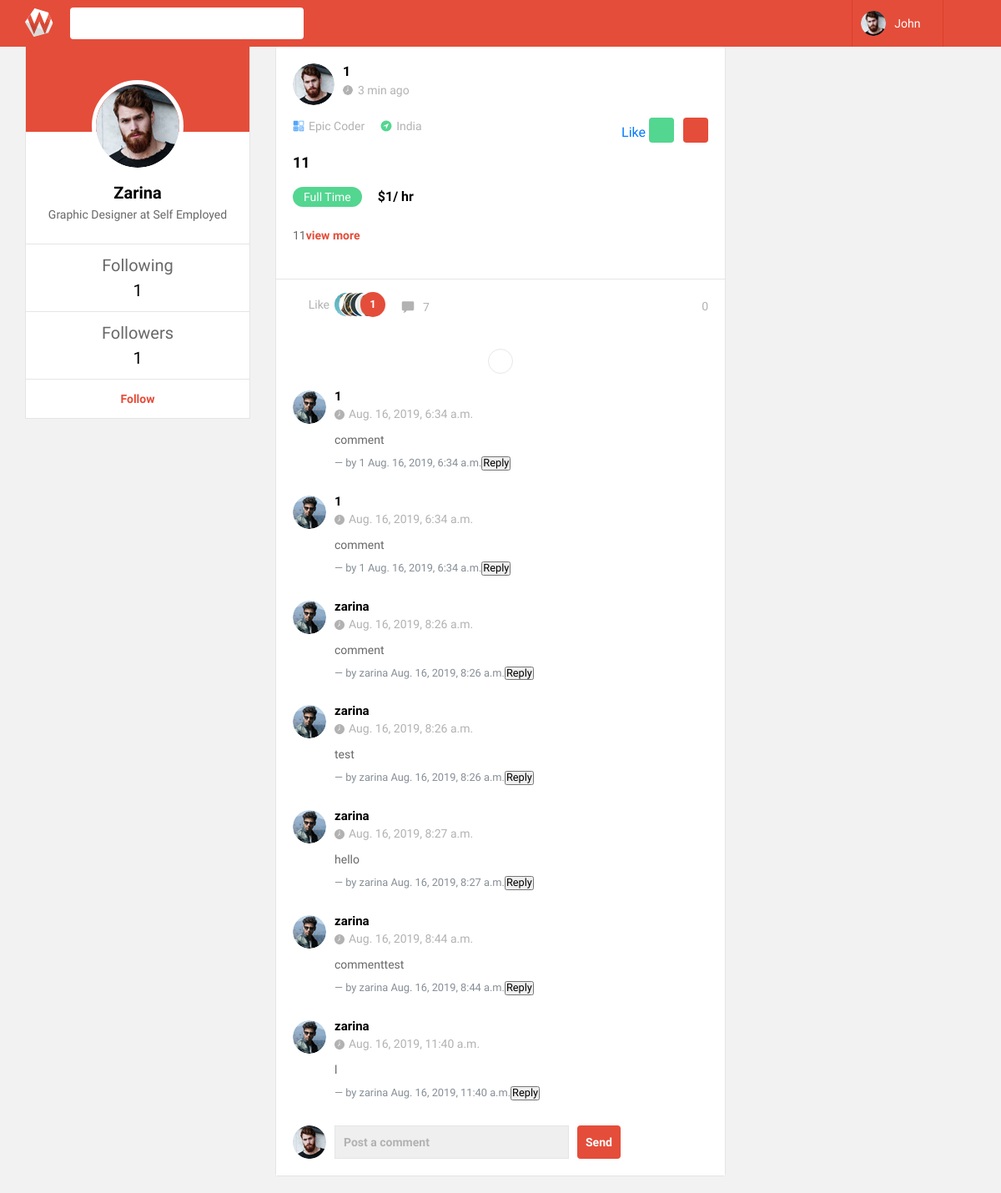
The page /user/detail/2 (signed in) on the database as committed earlier.
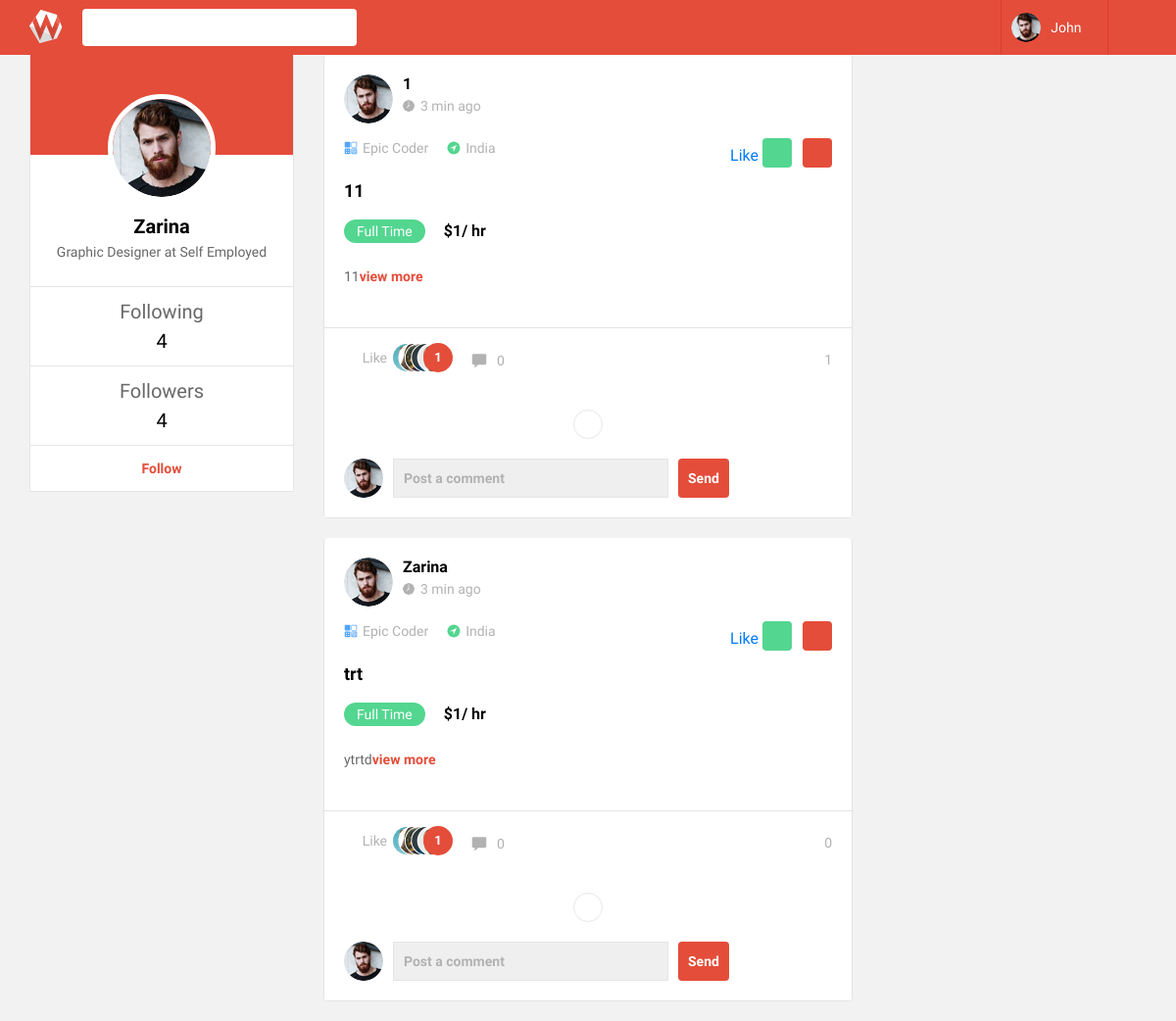
The same page on the database as committed later.
### user/models.py (models this page shows)
class Profile(models.Model):
    user = models.OneToOneField(User, on_delete=models.CASCADE)
    following = models.ManyToManyField(User, related_name='following', null=True, blank=True)
    followers = models.ManyToManyField(User, related_name='followers', null=True, blank=True)
    country = models.ForeignKey('Country', on_delete=models.DO_NOTHING, null=True, blank=True)
    job = models.TextField(null=True)
    save_job = models.ManyToManyField(Post, related_name='save_set')
    save_project = models.ManyToManyField(Project, related_name='save_set')

### Job/models.py (models this page shows)
class Post(models.Model):
    user = models.ForeignKey(User, on_delete=models.CASCADE, null=True)
    title = models.CharField(max_length=100)
    skills = models.TextField(null=True)
    price = models.IntegerField(null=True)
    description = models.TextField(null=True)
    date = models.DateTimeField(auto_now_add=True)
    likes = models.ManyToManyField(User, null=True, related_name='like_set')
    saved = models.ManyToManyField(User, null=True, related_name='save_set')
    category = models.ForeignKey('Category',on_delete=models.DO_NOTHING, related_name='category', null=True)
    time = models.ForeignKey('Time', on_delete=models.DO_NOTHING, related_name='fulltime', null=True)
    view = models.ManyToManyField(User, related_name='view_set')

class Time(models.Model):
    full_time = models.TextField(null=True)
    def __str__(self):
        return self.full_time

class Comment(models.Model):
    user = models.ForeignKey(User, on_delete=models.DO_NOTHING, related_name='comments')
    post = models.ForeignKey('Post', on_delete=models.DO_NOTHING, null=True)
    text = models.TextField(null=True, blank=True)
    reply = models.ForeignKey('Comment', on_delete=models.DO_NOTHING, related_name='replies', null=True)
    reply_is = models.BooleanField(default=False)
    created = models.DateTimeField(auto_now_add=True)

### user/views.py (the view)
# urls.py: path('detail/<int:pk>', views.Person_DetailView.as_view(), name='user-detail'),
class Person_DetailView(DetailView):
    template_name = 'profile/detail.html'
    model = User
    context_object_name = 'detail'
    def get_context_data(self, **kwargs):
        context = super(Person_DetailView, self).get_context_data(**kwargs)
        user_id = self.kwargs['pk']
        p = User.objects.get(id=user_id)
        context['f_set'] = p.profile.following.all()
        ids = context['f_set'].values_list('id', flat=True)
        ad = list(ids)
        context['s_list'] = []
        for friend_my in context['f_set']:
            for friend_f in friend_my.profile.following.all():
                if friend_f not in context['f_set']:
                    if context['f_set'].filter(profile__following__id=friend_f.id).count() >= 2:
                        if friend_f not in context['s_list']:
                            context['s_list'].append(friend_f)
        context['categories'] = Category.objects.all()
        context['times'] = Time.objects.all()
        context['category_project'] = Project.models.Category.objects.all()
        context['posts'] = Post.objects.filter(pk__in=ad)
        context['top'] = Post.objects.all().order_by('-price')[:5]
        context['viewed'] = Post.objects.all().order_by('-view')[:3]
        ctx = {'user': p,
            'category': context['categories'],
            'suggest': context['s_list'],
            'time': context['times'],
            'category_pro': context['category_project'],
            'posts': context['posts'],
            'top_set': context['top'],
            'm_viewed': context['viewed']
        }
        return ctx

### templates/profile/detail.html (shortened to what this page needs)
{% extends 'base.html' %}
{% load static %}
{% block content %}
    <div class="main-section">
            <div class="container">
                <div class="main-section-data">
                    <div class="row">
                        <div class="col-lg-3 col-md-4 pd-left-none no-pd">
                            <div class="main-left-sidebar no-margin">
                                <div class="user-data full-width">
                                    <div class="user-profile">
                                        <div class="username-dt">
                                            <div class="usr-pic">
                                                <img src="{% static 'images/resources/user-pic.png' %}" alt="">
                                            </div>
                                        </div>
                                        <div class="user-specs">
                                            <h3>{{ user.username}}</h3>
                                            <span>Graphic Designer at Self Employed</span>
                                        </div>
                                    </div>
                                    <ul class="user-fw-status">
                                        <li>
                                            <h4>Following</h4>
                                            <span>{{ user.profile.following.all | length }}</span>
                                        </li>
                                        <li>
                                            <h4>Followers</h4>
                                            <span>{{ user.profile.followers.all | length }}</span>
                                        </li>
                                        <li>
                                            <a href="#" title="">Follow</a>
                                        </li>
                                    </ul>
                                </div>
                            </div>
                        </div>
                    <div class="col-lg-6 col-md-8 no-pd">
                            <div class="main-ws-sec">
                                    {% for p in posts %}
                                                <div class="posts-section">
                                                <div class="post-bar">
                                                    <div class="post_topbar">
                                                        <div class="usy-dt">
                                                            <img src="{% static 'images/resources/us-pic.png' %}" alt="">
                                                            <div class="usy-name">
                                                                <h3> {{ p.user.username }} </h3>
                                                                <span><img src="{% static 'images/clock.png' %}"
                                                                           alt="">3 min ago</span>
                                                            </div>
                                                        </div>
                                                        <div class="ed-opts">
                                                            <a href="#" title="" class="ed-opts-open"><i
                                                                    class="la la-ellipsis-v"></i></a>
                                                        </div>
                                                    </div>
                                                    <div class="epi-sec">
                                                        <ul class="descp">
                                                            <li><img src="{% static 'images/icon8.png' %}"
                                                                     alt=""><span>Epic Coder</span>
                                                            </li>
                                                            <li><img src="{% static 'images/icon9.png' %}"
                                                                     alt=""><span>India</span></li>
                                                        </ul>
                                                        <ul class="bk-links">
                                                        <a class="createLike" href="#" data-id="{{ p.id }}" data-url="{% url 'api-job-like' %}"><i class="la la-heart"></i> Like</a>
                                                            <li><a data-id="{{ p.id }}" class="createSave" data-url="{% url 'api-job-save' %}" href="#" title=""><i class="la la-bookmark"></i></a></li>
                                                            <li><a class="createNotification" data-id="{{ p.id }}" data-url="{% url 'api-job-notification' %}" href="#" title=""><i class="la la-envelope"></i></a></li>
                                                        </ul>
                                                    </div>
                                                    <div class="job_descp">
                                                        <h3>{{ p.title }}</h3>
                                                        <ul class="job-dt">
                                                            <li><a href="#" title="">Full Time</a></li>
                                                            <li><span>${{ p.time }}/ hr</span></li>
                                                        </ul>
                                                        <p>{{ p.description }}<a data-id="{{ p.id }}" class="createView" data-url="{% url 'api-job-view' %}" href="#" title="">view more</a></p>
                                                    </div>
                                                    <div class="job-status-bar">
                                                        <ul class="like-com">
                                                            <li>
                                                                <a class="createLike" href="#" data-id="{{ p.id }}" data-url="{% url 'api-job-like' %}"><i class="la la-heart"></i> Like</a>
                                                                <img src="{% static 'images/liked-img.png' %}" alt="">
                                                                <span>{{ p.likes.all | length }}</span>
                                                            </li>
                                                            <li><a href="#" title="" class="com"><img
                                                                    src="{% static 'images/com.png' %}" alt=""> {{ p.comment_set.all | length }}</a>
                                                            </li>
                                                        </ul>
                                                        <a><i class="la la-eye"></i>{{ p.view.all | length}}</a>
                                                    </div>
                                                    <div class="comment-section">
                                                        <div class="plus-ic">
                                                            <i class="la la-plus"></i>
                                                        </div>
                                                        <div class="comment-sec">
                                                            <ul>
                                                                <li>
                                                                    {% for coom in p.comment_set.all %}
                                                                    <div class="comment-list">
                                                                            <div class="bg-img">
                                                                                <img src="{% static 'images/resources/bg-img3.png' %}"
                                                                                     alt="">
                                                                            </div>
                                                                            <div class="comment">
                                                                                <h3>{{ coom.user.username }}</h3>
                                                                                <span><img src="{% static 'images/clock.png' %}"
                                                                                           alt=""> {{ coom.created }}</span>
                                                                                <p>{{ coom.text }}</p>
                                                                                <footer id="sub" class="blockquote-footer">by
                                                                                    <cite title="Source Title" >{{coom.user.username}}  {{coom.created}}<button class="rep">Reply</button></cite>
                                                                                  </footer>
                                                                            </div>
                                                                    </div>
                                                                        {% endfor %}
                                                                </li>
                                                            </ul>
                                                        </div>
                                                        <div class="post-comment">
                                                            <div class="cm_img">
                                                                <img src="{% static 'images/resources/bg-img4.png' %}" alt="">
                                                            </div>
                                                            <div class="comment_box">
                                                                <form>
                                                                    <input id="coomtext{{ p.id }}" name="comment_text" type="text" placeholder="Post a comment">
                                                                    <button class="createComment" id="createComment"
                                                                            data-url="{% url 'api-comment-create'  %}"
                                                                            data-id="{{ p.id }}"
                                                                            type="submit">Send
                                                                    </button>
                                                                </form>
                                                            </div>
                                                        </div>
                                                    </div>
                                                </div>
                                            {% endfor %}
                                </div>
                            </div>
                    </div>
                </div>
            </div>
    </div>
{% endblock %}

Rows that differ between the two databases and show on the page:
removed Comment: user.username "1", created "Aug. 16, 2019, 6:34 a.m.", text "comment", shown under Post id 1
removed Comment: user.username "1", created "Aug. 16, 2019, 6:34 a.m.", text "comment", shown under Post id 1
removed Comment: user.username "zarina", created "Aug. 16, 2019, 8:26 a.m.", text "comment", shown under Post id 1
removed Comment: user.username "zarina", created "Aug. 16, 2019, 8:26 a.m.", text "test", shown under Post id 1
removed Comment: user.username "zarina", created "Aug. 16, 2019, 8:27 a.m.", text "hello", shown under Post id 1
removed Comment: user.username "zarina", created "Aug. 16, 2019, 8:44 a.m.", text "commenttest", shown under Post id 1
removed Comment: user.username "zarina", created "Aug. 16, 2019, 11:40 a.m.", text "l", shown under Post id 1
computed for Post id 1: comment_set.all|length "7" → "0"; view.all|length "0" → "1"
added Post: user.username "Zarina", title "trt", time "1", description "ytrtd", likes.all|length "1", comment_set.all|length "0", view.all|length "0"
Other text that changed with them:
{{ user.profile.following.all | length }}: "1" → "4"
{{ user.profile.followers.all | length }}: "1" → "4"
